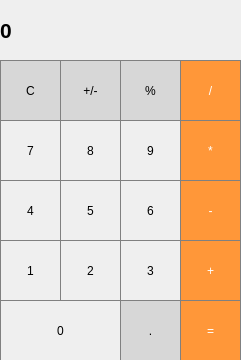
<?xml version="1.0" encoding="UTF-8"?>
<ui version="4.0">
 <class>MainWindow</class>
 <widget class="QMainWindow" name="MainWindow">
  <property name="geometry">
   <rect>
    <x>0</x>
    <y>0</y>
    <width>241</width>
    <height>360</height>
   </rect>
  </property>
  <property name="windowTitle">
   <string>MainWindow</string>
  </property>
  <widget class="QWidget" name="centralwidget">
   <widget class="QLabel" name="label">
    <property name="enabled">
     <bool>true</bool>
    </property>
    <property name="geometry">
     <rect>
      <x>0</x>
      <y>0</y>
      <width>241</width>
      <height>61</height>
     </rect>
    </property>
    <property name="sizeIncrement">
     <size>
      <width>0</width>
      <height>0</height>
     </size>
    </property>
    <property name="font">
     <font>
      <pointsize>16</pointsize>
      <weight>75</weight>
      <bold>true</bold>
     </font>
    </property>
    <property name="styleSheet">
     <string notr="true">QLabel {
  qproperty-alignment: 'AlignVCenter | AlignRight';
  border: 1px solid gray;
}

background-color : white;</string>
    </property>
    <property name="text">
     <string>0</string>
    </property>
   </widget>
   <widget class="QPushButton" name="btnClear">
    <property name="geometry">
     <rect>
      <x>0</x>
      <y>60</y>
      <width>61</width>
      <height>61</height>
     </rect>
    </property>
    <property name="styleSheet">
     <string notr="true">QPushButton {
  background-color: rgb(215, 215, 215);
  border: 1px solid gray;
}
QPushButton:pressed {
    background-color: qlineargradient(x1: 0, y1: 0, x2: 0, y2: 1,
                                      stop: 0 #BEBEBE, stop: 1 #D7D7D7);
}</string>
    </property>
    <property name="text">
     <string>C</string>
    </property>
   </widget>
   <widget class="QPushButton" name="btnMinus">
    <property name="geometry">
     <rect>
      <x>60</x>
      <y>60</y>
      <width>61</width>
      <height>61</height>
     </rect>
    </property>
    <property name="styleSheet">
     <string notr="true">QPushButton {
  background-color: rgb(215, 215, 215);
  border: 1px solid gray;
}
QPushButton:pressed {
    background-color: qlineargradient(x1: 0, y1: 0, x2: 0, y2: 1,
                                      stop: 0 #BEBEBE, stop: 1 #D7D7D7);
}</string>
    </property>
    <property name="text">
     <string>+/-</string>
    </property>
   </widget>
   <widget class="QPushButton" name="btnPercent">
    <property name="geometry">
     <rect>
      <x>120</x>
      <y>60</y>
      <width>61</width>
      <height>61</height>
     </rect>
    </property>
    <property name="styleSheet">
     <string notr="true">QPushButton {
  background-color: rgb(215, 215, 215);
  border: 1px solid gray;
}
QPushButton:pressed {
    background-color: qlineargradient(x1: 0, y1: 0, x2: 0, y2: 1,
                                      stop: 0 #BEBEBE, stop: 1 #D7D7D7);
}</string>
    </property>
    <property name="text">
     <string>%</string>
    </property>
   </widget>
   <widget class="QPushButton" name="btnDivide">
    <property name="geometry">
     <rect>
      <x>180</x>
      <y>60</y>
      <width>61</width>
      <height>61</height>
     </rect>
    </property>
    <property name="styleSheet">
     <string notr="true">QPushButton {
  background-color: rgb(255, 151, 57);
  color: white; 
  border: 1px solid gray;
}

QPushButton:pressed {
    background-color: qlineargradient(x1: 0, y1: 0, x2: 0, y2: 1,
                                      stop: 0 #FF7832, stop: 1 #FF9739);
}
</string>
    </property>
    <property name="text">
     <string>/</string>
    </property>
   </widget>
   <widget class="QPushButton" name="btnMulti">
    <property name="geometry">
     <rect>
      <x>180</x>
      <y>120</y>
      <width>61</width>
      <height>61</height>
     </rect>
    </property>
    <property name="styleSheet">
     <string notr="true">QPushButton {
  background-color: rgb(255, 151, 57);
  color: white; 
  border: 1px solid gray;
}

QPushButton:pressed {
    background-color: qlineargradient(x1: 0, y1: 0, x2: 0, y2: 1,
                                      stop: 0 #FF7832, stop: 1 #FF9739);
}
</string>
    </property>
    <property name="text">
     <string>*</string>
    </property>
   </widget>
   <widget class="QPushButton" name="btn8">
    <property name="geometry">
     <rect>
      <x>60</x>
      <y>120</y>
      <width>61</width>
      <height>61</height>
     </rect>
    </property>
    <property name="styleSheet">
     <string notr="true">QPushButton {
   border: 1px solid gray;
}
QPushButton:pressed {
    background-color: qlineargradient(x1: 0, y1: 0, x2: 0, y2: 1,
                                      stop: 0 #dadbde, stop: 1 #f6f7fa);
}</string>
    </property>
    <property name="text">
     <string>8</string>
    </property>
   </widget>
   <widget class="QPushButton" name="btn9">
    <property name="geometry">
     <rect>
      <x>120</x>
      <y>120</y>
      <width>61</width>
      <height>61</height>
     </rect>
    </property>
    <property name="styleSheet">
     <string notr="true">QPushButton {
   border: 1px solid gray;
}
QPushButton:pressed {
    background-color: qlineargradient(x1: 0, y1: 0, x2: 0, y2: 1,
                                      stop: 0 #dadbde, stop: 1 #f6f7fa);
}</string>
    </property>
    <property name="text">
     <string>9</string>
    </property>
   </widget>
   <widget class="QPushButton" name="btn7">
    <property name="geometry">
     <rect>
      <x>0</x>
      <y>120</y>
      <width>61</width>
      <height>61</height>
     </rect>
    </property>
    <property name="styleSheet">
     <string notr="true">QPushButton {
   border: 1px solid gray;
}
QPushButton:pressed {
    background-color: qlineargradient(x1: 0, y1: 0, x2: 0, y2: 1,
                                      stop: 0 #dadbde, stop: 1 #f6f7fa);
}</string>
    </property>
    <property name="text">
     <string>7</string>
    </property>
   </widget>
   <widget class="QPushButton" name="btn6">
    <property name="geometry">
     <rect>
      <x>120</x>
      <y>180</y>
      <width>61</width>
      <height>61</height>
     </rect>
    </property>
    <property name="styleSheet">
     <string notr="true">QPushButton {
   border: 1px solid gray;
}
QPushButton:pressed {
    background-color: qlineargradient(x1: 0, y1: 0, x2: 0, y2: 1,
                                      stop: 0 #dadbde, stop: 1 #f6f7fa);
}</string>
    </property>
    <property name="text">
     <string>6</string>
    </property>
   </widget>
   <widget class="QPushButton" name="btnSubtract">
    <property name="geometry">
     <rect>
      <x>180</x>
      <y>180</y>
      <width>61</width>
      <height>61</height>
     </rect>
    </property>
    <property name="styleSheet">
     <string notr="true">QPushButton {
  background-color: rgb(255, 151, 57);
  color: white; 
  border: 1px solid gray;
}

QPushButton:pressed {
    background-color: qlineargradient(x1: 0, y1: 0, x2: 0, y2: 1,
                                      stop: 0 #FF7832, stop: 1 #FF9739);
}
</string>
    </property>
    <property name="text">
     <string>-</string>
    </property>
   </widget>
   <widget class="QPushButton" name="btn4">
    <property name="geometry">
     <rect>
      <x>0</x>
      <y>180</y>
      <width>61</width>
      <height>61</height>
     </rect>
    </property>
    <property name="styleSheet">
     <string notr="true">QPushButton {
   border: 1px solid gray;
}
QPushButton:pressed {
    background-color: qlineargradient(x1: 0, y1: 0, x2: 0, y2: 1,
                                      stop: 0 #dadbde, stop: 1 #f6f7fa);
}</string>
    </property>
    <property name="text">
     <string>4</string>
    </property>
   </widget>
   <widget class="QPushButton" name="btn5">
    <property name="geometry">
     <rect>
      <x>60</x>
      <y>180</y>
      <width>61</width>
      <height>61</height>
     </rect>
    </property>
    <property name="styleSheet">
     <string notr="true">QPushButton {
   border: 1px solid gray;
}
QPushButton:pressed {
    background-color: qlineargradient(x1: 0, y1: 0, x2: 0, y2: 1,
                                      stop: 0 #dadbde, stop: 1 #f6f7fa);
}</string>
    </property>
    <property name="text">
     <string>5</string>
    </property>
   </widget>
   <widget class="QPushButton" name="btn3">
    <property name="geometry">
     <rect>
      <x>120</x>
      <y>240</y>
      <width>61</width>
      <height>61</height>
     </rect>
    </property>
    <property name="styleSheet">
     <string notr="true">QPushButton {
   border: 1px solid gray;
}
QPushButton:pressed {
    background-color: qlineargradient(x1: 0, y1: 0, x2: 0, y2: 1,
                                      stop: 0 #dadbde, stop: 1 #f6f7fa);
}</string>
    </property>
    <property name="text">
     <string>3</string>
    </property>
   </widget>
   <widget class="QPushButton" name="btnAdd">
    <property name="geometry">
     <rect>
      <x>180</x>
      <y>240</y>
      <width>61</width>
      <height>61</height>
     </rect>
    </property>
    <property name="styleSheet">
     <string notr="true">QPushButton {
  background-color: rgb(255, 151, 57);
  color: white; 
  border: 1px solid gray;
}

QPushButton:pressed {
    background-color: qlineargradient(x1: 0, y1: 0, x2: 0, y2: 1,
                                      stop: 0 #FF7832, stop: 1 #FF9739);
}
</string>
    </property>
    <property name="text">
     <string>+</string>
    </property>
   </widget>
   <widget class="QPushButton" name="btn1">
    <property name="geometry">
     <rect>
      <x>0</x>
      <y>240</y>
      <width>61</width>
      <height>61</height>
     </rect>
    </property>
    <property name="styleSheet">
     <string notr="true">QPushButton {
   border: 1px solid gray;
}
QPushButton:pressed {
    background-color: qlineargradient(x1: 0, y1: 0, x2: 0, y2: 1,
                                      stop: 0 #dadbde, stop: 1 #f6f7fa);
}</string>
    </property>
    <property name="text">
     <string>1</string>
    </property>
   </widget>
   <widget class="QPushButton" name="btn2">
    <property name="geometry">
     <rect>
      <x>60</x>
      <y>240</y>
      <width>61</width>
      <height>61</height>
     </rect>
    </property>
    <property name="styleSheet">
     <string notr="true">QPushButton {
   border: 1px solid gray;
}
QPushButton:pressed {
    background-color: qlineargradient(x1: 0, y1: 0, x2: 0, y2: 1,
                                      stop: 0 #dadbde, stop: 1 #f6f7fa);
}</string>
    </property>
    <property name="text">
     <string>2</string>
    </property>
   </widget>
   <widget class="QPushButton" name="btnDecimal">
    <property name="geometry">
     <rect>
      <x>120</x>
      <y>300</y>
      <width>61</width>
      <height>61</height>
     </rect>
    </property>
    <property name="styleSheet">
     <string notr="true">QPushButton {
  background-color: rgb(215, 215, 215);
  border: 1px solid gray;
}
QPushButton:pressed {
    background-color: qlineargradient(x1: 0, y1: 0, x2: 0, y2: 1,
                                      stop: 0 #BEBEBE, stop: 1 #D7D7D7);
}</string>
    </property>
    <property name="text">
     <string>.</string>
    </property>
   </widget>
   <widget class="QPushButton" name="btnEquals">
    <property name="geometry">
     <rect>
      <x>180</x>
      <y>300</y>
      <width>61</width>
      <height>61</height>
     </rect>
    </property>
    <property name="styleSheet">
     <string notr="true">QPushButton {
  background-color: rgb(255, 151, 57);
  color: white; 
  border: 1px solid gray;
}

QPushButton:pressed {
    background-color: qlineargradient(x1: 0, y1: 0, x2: 0, y2: 1,
                                      stop: 0 #FF7832, stop: 1 #FF9739);
}
</string>
    </property>
    <property name="text">
     <string>=</string>
    </property>
   </widget>
   <widget class="QPushButton" name="btn0">
    <property name="geometry">
     <rect>
      <x>0</x>
      <y>300</y>
      <width>121</width>
      <height>61</height>
     </rect>
    </property>
    <property name="styleSheet">
     <string notr="true">QPushButton {
   border: 1px solid gray;
}
QPushButton:pressed {
    background-color: qlineargradient(x1: 0, y1: 0, x2: 0, y2: 1,
                                      stop: 0 #dadbde, stop: 1 #f6f7fa);
}</string>
    </property>
    <property name="text">
     <string>0</string>
    </property>
   </widget>
  </widget>
 </widget>
 <resources/>
 <connections/>
</ui>
